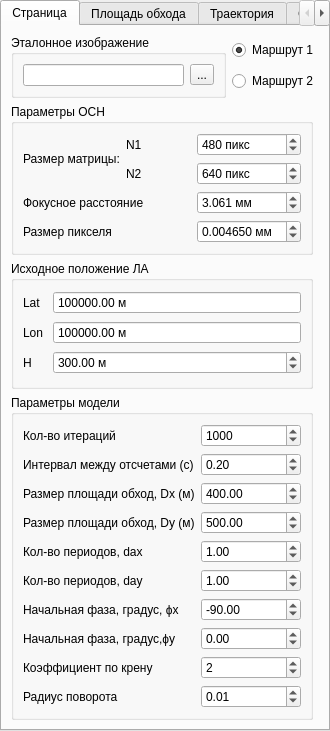
   <widget class="QTabWidget" name="Tab">
    <property name="geometry">
     <rect>
      <x>11</x>
      <y>11</y>
      <width>330</width>
      <height>731</height>
     </rect>
    </property>
    <property name="currentIndex">
     <number>0</number>
    </property>
    <widget class="QWidget" name="tab_3">
     <attribute name="title">
      <string>Страница</string>
     </attribute>
     <layout class="QGridLayout" name="gridLayout_13">
      <item row="1" column="0">
       <layout class="QGridLayout" name="gridLayout_7">
        <item row="1" column="0">
         <widget class="QGroupBox" name="groupBox_3">
          <property name="sizePolicy">
           <sizepolicy hsizetype="Expanding" vsizetype="Preferred">
            <horstretch>0</horstretch>
            <verstretch>0</verstretch>
           </sizepolicy>
          </property>
          <property name="title">
           <string>Исходное положение ЛА</string>
          </property>
          <layout class="QGridLayout" name="gridLayout_3">
           <item row="1" column="1">
            <widget class="QDoubleSpinBox" name="Lon_doubleSpinBox">
             <property name="buttonSymbols">
              <enum>QAbstractSpinBox::NoButtons</enum>
             </property>
             <property name="suffix">
              <string> м</string>
             </property>
             <property name="maximum">
              <double>99999999.989999994635582</double>
             </property>
             <property name="singleStep">
              <double>10.000000000000000</double>
             </property>
             <property name="value">
              <double>6308912.000000000000000</double>
             </property>
            </widget>
           </item>
           <item row="1" column="0">
            <widget class="QLabel" name="label_10">
             <property name="sizePolicy">
              <sizepolicy hsizetype="Maximum" vsizetype="Preferred">
               <horstretch>0</horstretch>
               <verstretch>0</verstretch>
              </sizepolicy>
             </property>
             <property name="text">
              <string>Lon </string>
             </property>
            </widget>
           </item>
           <item row="0" column="1">
            <widget class="QDoubleSpinBox" name="Lat_doubleSpinBox">
             <property name="buttonSymbols">
              <enum>QAbstractSpinBox::NoButtons</enum>
             </property>
             <property name="suffix">
              <string> м</string>
             </property>
             <property name="maximum">
              <double>99999999.989999994635582</double>
             </property>
             <property name="singleStep">
              <double>10.000000000000000</double>
             </property>
             <property name="value">
              <double>6631105.000000000000000</double>
             </property>
            </widget>
           </item>
           <item row="0" column="0">
            <widget class="QLabel" name="label_9">
             <property name="sizePolicy">
              <sizepolicy hsizetype="Maximum" vsizetype="Preferred">
               <horstretch>0</horstretch>
               <verstretch>0</verstretch>
              </sizepolicy>
             </property>
             <property name="text">
              <string>Lat</string>
             </property>
            </widget>
           </item>
           <item row="2" column="0">
            <widget class="QLabel" name="label_4">
             <property name="sizePolicy">
              <sizepolicy hsizetype="Maximum" vsizetype="Preferred">
               <horstretch>0</horstretch>
               <verstretch>0</verstretch>
              </sizepolicy>
             </property>
             <property name="text">
              <string>H</string>
             </property>
            </widget>
           </item>
           <item row="2" column="1">
            <widget class="QDoubleSpinBox" name="H_doubleSpinBox">
             <property name="suffix">
              <string> м</string>
             </property>
             <property name="maximum">
              <double>15000.000000000000000</double>
             </property>
             <property name="value">
              <double>300.000000000000000</double>
             </property>
            </widget>
           </item>
          </layout>
         </widget>
        </item>
        <item row="2" column="0">
         <widget class="QGroupBox" name="groupBox_6">
          <property name="title">
           <string>Параметры модели</string>
          </property>
          <layout class="QGridLayout" name="gridLayout_5">
           <item row="0" column="0">
            <widget class="QLabel" name="label_5">
             <property name="text">
              <string>Кол-во итераций</string>
             </property>
            </widget>
           </item>
           <item row="0" column="1">
            <widget class="QSpinBox" name="K_spinBox">
             <property name="maximum">
              <number>100000</number>
             </property>
             <property name="value">
              <number>1000</number>
             </property>
            </widget>
           </item>
           <item row="1" column="0">
            <widget class="QLabel" name="label_13">
             <property name="text">
              <string>Интервал между отсчетами (с)</string>
             </property>
            </widget>
           </item>
           <item row="1" column="1">
            <widget class="QDoubleSpinBox" name="deltaT_doubleSpinBox">
             <property name="value">
              <double>0.200000000000000</double>
             </property>
            </widget>
           </item>
           <item row="2" column="0">
            <widget class="QLabel" name="label_15">
             <property name="text">
              <string>Размер площади обход, Dx (м)</string>
             </property>
            </widget>
           </item>
           <item row="2" column="1">
            <widget class="QDoubleSpinBox" name="Dx_doubleSpinBox">
             <property name="maximum">
              <double>10000.000000000000000</double>
             </property>
             <property name="value">
              <double>400.000000000000000</double>
             </property>
            </widget>
           </item>
           <item row="3" column="0">
            <widget class="QLabel" name="label_18">
             <property name="text">
              <string>Размер площади обход, Dy (м)</string>
             </property>
            </widget>
           </item>
           <item row="3" column="1">
            <widget class="QDoubleSpinBox" name="Dy_doubleSpinBox">
             <property name="maximum">
              <double>10000.000000000000000</double>
             </property>
             <property name="value">
              <double>500.000000000000000</double>
             </property>
            </widget>
           </item>
           <item row="4" column="0">
            <widget class="QLabel" name="label_16">
             <property name="text">
              <string>Кол-во периодов, dax</string>
             </property>
            </widget>
           </item>
           <item row="4" column="1">
            <widget class="QDoubleSpinBox" name="dax_doubleSpinBox">
             <property name="value">
              <double>1.000000000000000</double>
             </property>
            </widget>
           </item>
           <item row="5" column="0">
            <widget class="QLabel" name="label_19">
             <property name="text">
              <string>Кол-во периодов, day</string>
             </property>
            </widget>
           </item>
           <item row="5" column="1">
            <widget class="QDoubleSpinBox" name="day_doubleSpinBox">
             <property name="value">
              <double>1.000000000000000</double>
             </property>
            </widget>
           </item>
           <item row="6" column="0">
            <widget class="QLabel" name="label_20">
             <property name="text">
              <string>Начальная фаза, градус, ϕx</string>
             </property>
            </widget>
           </item>
           <item row="6" column="1">
            <widget class="QDoubleSpinBox" name="phix0_doubleSpinBox">
             <property name="minimum">
              <double>-360.000000000000000</double>
             </property>
             <property name="maximum">
              <double>360.000000000000000</double>
             </property>
             <property name="value">
              <double>-90.000000000000000</double>
             </property>
            </widget>
           </item>
           <item row="7" column="0">
            <widget class="QLabel" name="label_21">
             <property name="text">
              <string>Начальная фаза, градус,ϕy</string>
             </property>
            </widget>
           </item>
           <item row="7" column="1">
            <widget class="QDoubleSpinBox" name="phiy0_doubleSpinBox">
             <property name="minimum">
              <double>-360.000000000000000</double>
             </property>
             <property name="maximum">
              <double>360.000000000000000</double>
             </property>
            </widget>
           </item>
           <item row="8" column="0">
            <widget class="QLabel" name="label_22">
             <property name="text">
              <string>Коэффициент по крену</string>
             </property>
            </widget>
           </item>
           <item row="8" column="1">
            <widget class="QSpinBox" name="c_spinBox">
             <property name="value">
              <number>2</number>
             </property>
            </widget>
           </item>
           <item row="9" column="0">
            <widget class="QLabel" name="label_25">
             <property name="text">
              <string>Радиус поворота</string>
             </property>
            </widget>
           </item>
           <item row="9" column="1">
            <widget class="QDoubleSpinBox" name="cS_doubleSpinBox">
             <property name="minimum">
              <double>-360.000000000000000</double>
             </property>
             <property name="maximum">
              <double>360.000000000000000</double>
             </property>
             <property name="value">
              <double>0.010000000000000</double>
             </property>
            </widget>
           </item>
          </layout>
         </widget>
        </item>
        <item row="0" column="0">
         <widget class="QGroupBox" name="groupBox_2">
          <property name="title">
           <string>Параметры ОСН</string>
          </property>
          <layout class="QGridLayout" name="gridLayout">
           <item row="1" column="1">
            <widget class="QLabel" name="label_11">
             <property name="text">
              <string>N1</string>
             </property>
            </widget>
           </item>
           <item row="1" column="2">
            <widget class="QDoubleSpinBox" name="N1_doubleSpinBox">
             <property name="suffix">
              <string> пикс</string>
             </property>
             <property name="decimals">
              <number>0</number>
             </property>
             <property name="maximum">
              <double>1920.000000000000000</double>
             </property>
             <property name="value">
              <double>480.000000000000000</double>
             </property>
            </widget>
           </item>
           <item row="2" column="1">
            <widget class="QLabel" name="label_12">
             <property name="text">
              <string>N2</string>
             </property>
            </widget>
           </item>
           <item row="2" column="2">
            <widget class="QDoubleSpinBox" name="N2_doubleSpinBox">
             <property name="suffix">
              <string> пикс</string>
             </property>
             <property name="decimals">
              <number>0</number>
             </property>
             <property name="maximum">
              <double>1080.000000000000000</double>
             </property>
             <property name="value">
              <double>640.000000000000000</double>
             </property>
            </widget>
           </item>
           <item row="3" column="2">
            <widget class="QDoubleSpinBox" name="Fokus_doubleSpinBox">
             <property name="suffix">
              <string> мм</string>
             </property>
             <property name="decimals">
              <number>3</number>
             </property>
             <property name="singleStep">
              <double>0.000000000000000</double>
             </property>
             <property name="value">
              <double>3.061000000000000</double>
             </property>
            </widget>
           </item>
           <item row="4" column="2">
            <widget class="QDoubleSpinBox" name="Pixel_doubleSpinBox">
             <property name="minimumSize">
              <size>
               <width>86</width>
               <height>0</height>
              </size>
             </property>
             <property name="suffix">
              <string> мм</string>
             </property>
             <property name="decimals">
              <number>6</number>
             </property>
             <property name="singleStep">
              <double>0.000000000000000</double>
             </property>
             <property name="value">
              <double>0.004650000000000</double>
             </property>
            </widget>
           </item>
           <item row="1" column="0" rowspan="2">
            <widget class="QLabel" name="label_6">
             <property name="text">
              <string>Размер матрицы:</string>
             </property>
            </widget>
           </item>
           <item row="3" column="0" colspan="2">
            <widget class="QLabel" name="label_7">
             <property name="text">
              <string>Фокусное расстояние</string>
             </property>
            </widget>
           </item>
           <item row="4" column="0" colspan="2">
            <widget class="QLabel" name="label_8">
             <property name="text">
              <string>Размер пикселя</string>
             </property>
            </widget>
           </item>
          </layout>
         </widget>
        </item>
       </layout>
      </item>
      <item row="0" column="0" colspan="2">
       <layout class="QGridLayout" name="gridLayout_6">
        <item row="0" column="0">
         <widget class="QGroupBox" name="groupBox_4">
          <property name="title">
           <string>Эталонное изображение</string>
          </property>
          <layout class="QGridLayout" name="gridLayout_4">
           <item row="0" column="0">
            <widget class="QLineEdit" name="leFileName">
             <property name="enabled">
              <bool>true</bool>
             </property>
             <property name="readOnly">
              <bool>true</bool>
             </property>
            </widget>
           </item>
           <item row="0" column="1">
            <widget class="QToolButton" name="openButton">
             <property name="text">
              <string>...</string>
             </property>
            </widget>
           </item>
          </layout>
         </widget>
        </item>
        <item row="0" column="1">
         <layout class="QVBoxLayout" name="verticalLayout">
          <item>
           <widget class="QRadioButton" name="Route_1_radioButton">
            <property name="text">
             <string>Маршрут 1</string>
            </property>
            <property name="checkable">
             <bool>true</bool>
            </property>
            <property name="checked">
             <bool>true</bool>
            </property>
           </widget>
          </item>
          <item>
           <widget class="QRadioButton" name="Route_2_radioButton">
            <property name="text">
             <string>Маршрут 2</string>
            </property>
           </widget>
          </item>
         </layout>
        </item>
       </layout>
      </item>
     </layout>
    </widget>
    <widget class="QWidget" name="tab">
     <attribute name="title">
      <string>Площадь обхода</string>
     </attribute>
     <layout class="QGridLayout" name="gridLayout_16">
      <item row="0" column="0">
       <widget class="myGraphicsView" name="mygraphicsview" native="true"/>
      </item>
     </layout>
    </widget>
    <widget class="QWidget" name="tab_2">
     <attribute name="title">
      <string>Траектория</string>
     </attribute>
     <layout class="QGridLayout" name="gridLayout_8">
      <item row="0" column="0">
       <widget class="QCustomPlot" name="customplot_S" native="true"/>
      </item>
     </layout>
    </widget>
    <widget class="QWidget" name="tab_4">
     <attribute name="title">
      <string>Скорость</string>
     </attribute>
     <layout class="QGridLayout" name="gridLayout_9">
      <item row="0" column="0">
       <widget class="QCustomPlot" name="customplot_W" native="true"/>
      </item>
     </layout>
    </widget>
    <widget class="QWidget" name="tab_5">
     <attribute name="title">
      <string>Курс</string>
     </attribute>
     <layout class="QGridLayout" name="gridLayout_14">
      <item row="0" column="0">
       <widget class="QCustomPlot" name="customplot_Kurs" native="true"/>
      </item>
     </layout>
    </widget>
    <widget class="QWidget" name="tab_6">
     <attribute name="title">
      <string>Крен, тангаж</string>
     </attribute>
     <layout class="QGridLayout" name="gridLayout_15">
      <item row="0" column="0">
       <widget class="QCustomPlot" name="customplot_Kren" native="true"/>
      </item>
     </layout>
    </widget>
   </widget>
